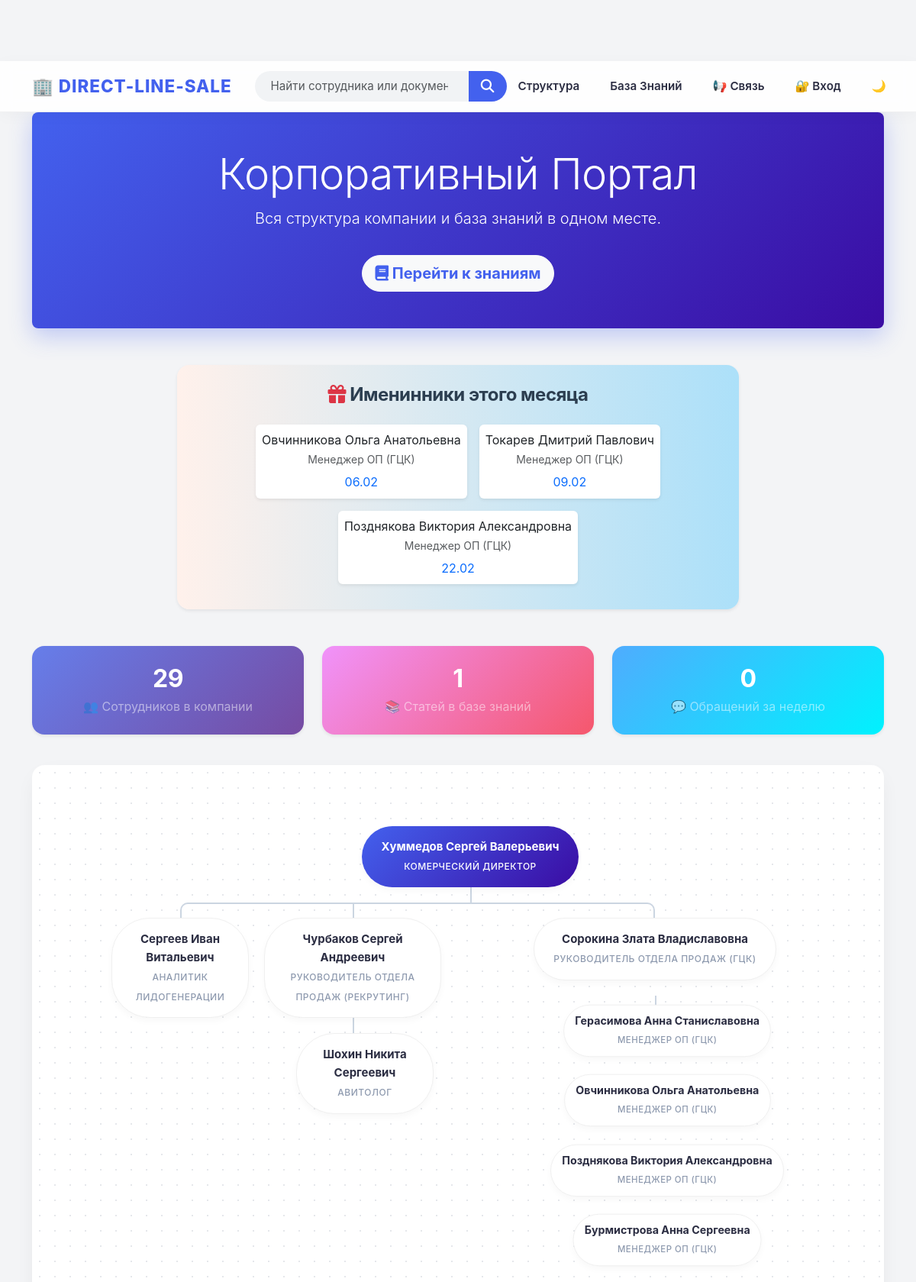
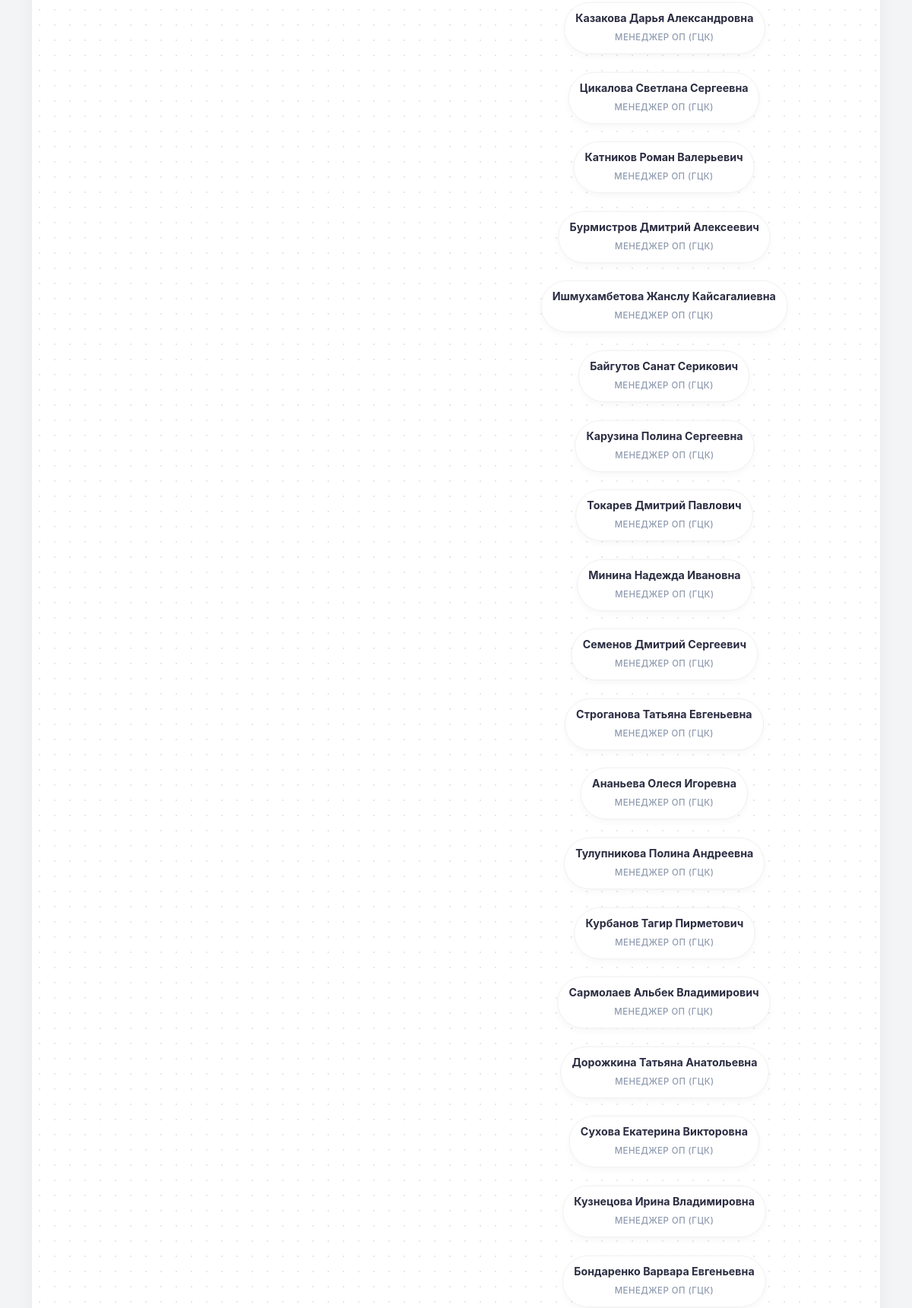
The page / (upper part) on the database its author committed (2 pictures, top to bottom).
### app.py (models this page shows, shortened)
class Employee(db.Model):
    id = db.Column(db.Integer, primary_key=True)
    name = db.Column(db.String(100), nullable=False, index=True)
    position = db.Column(db.String(100), nullable=False, index=True)
    birthday = db.Column(db.Date, nullable=True)
    email = db.Column(db.String(120), nullable=True)  # Если добавили
    telegram = db.Column(db.String(50), nullable=True)  # Если добавили
    manager_id = db.Column(db.Integer, db.ForeignKey(
        'employee.id'), nullable=True, index=True)
    children = db.relationship('Employee', backref=db.backref(
        'parent', remote_side=[id]), lazy='joined')

### app.py (the view)
@app.route('/')
def home():
    roots = Employee.query.filter_by(manager_id=None).all()
    from datetime import timedelta
    stats = {
        'total_employees': Employee.query.count(),
        'total_articles': Article.query.count(),
        'recent_feedback': Feedback.query.filter(
            Feedback.created_at >= datetime.now() - timedelta(days=7)
        ).count()
    }
    today = datetime.today()
    current_month = today.month
    all_employees = Employee.query.filter(Employee.birthday.is_not(None)).all()
    birthdays_this_month = []
    for emp in all_employees:
        if emp.birthday.month == current_month:
            birthdays_this_month.append(emp)
    birthdays_this_month.sort(key=lambda x: x.birthday.day)
    return render_template('index.html', roots=roots, birthdays=birthdays_this_month, stats=stats)

### templates/index.html (shortened to what this page needs)
{% extends "base.html" %}
{% block content %}
<div class="row mb-5">
    <div class="col-12">
        <div class="p-5 text-center text-white rounded-3"
            style="background: var(--primary-gradient); border-radius: 20px; box-shadow: 0 10px 30px rgba(67, 97, 238, 0.3);">
            <h1 class="display-4 font-weight-bold" style="color: white;">Корпоративный Портал</h1>
            <p class="lead">Вся структура компании и база знаний в одном месте.</p>
            <a href="/wiki" class="btn btn-light btn-lg mt-3"
                style="border-radius: 30px; font-weight: bold; color: var(--primary-color);">
                <i class="fa fa-book"></i> Перейти к знаниям
            </a>
        </div>
    </div>
</div>
{% if birthdays %}
<div class="row justify-content-center mb-5">
    <div class="col-md-8">
        <div class="card border-0 shadow-sm" style="background: linear-gradient(to right, #fff1eb 0%, #ace0f9 100%);">
            <div class="card-body text-center">
                <h4 style="color: #2c3e50;"><i class="fa fa-gift text-danger"></i> Именинники этого месяца</h4>
                <div class="d-flex justify-content-center flex-wrap mt-3">
                    {% for b in birthdays %}
                    <div class="m-2 p-2 bg-white rounded shadow-sm" style="min-width: 200px;">
                        <span class="d-block font-weight-bold">{{ b.name }}</span>
                        <small class="text-muted">{{ b.position }}</small>
                        <div class="text-primary font-weight-bold mt-1">
                            {{ b.birthday.strftime('%d.%m') }}
                        </div>
                    </div>
                    {% endfor %}
                </div>
            </div>
        </div>
    </div>
</div>
{% endif %}
<div class="row mb-4">
    <div class="col-md-4 mb-3">
        <div class="card border-0 shadow-sm text-center"
            style="background: linear-gradient(135deg, #667eea 0%, #764ba2 100%);">
            <div class="card-body py-4">
                <h2 class="mb-1 font-weight-bold text-white">{{ stats.total_employees }}</h2>
                <p class="mb-0 text-white-50">👥 Сотрудников в компании</p>
            </div>
        </div>
    </div>
    <div class="col-md-4 mb-3">
        <div class="card border-0 shadow-sm text-center"
            style="background: linear-gradient(135deg, #f093fb 0%, #f5576c 100%);">
            <div class="card-body py-4">
                <h2 class="mb-1 font-weight-bold text-white">{{ stats.total_articles }}</h2>
                <p class="mb-0 text-white-50">📚 Статей в базе знаний</p>
            </div>
        </div>
    </div>
    <div class="col-md-4 mb-3">
        <div class="card border-0 shadow-sm text-center"
            style="background: linear-gradient(135deg, #4facfe 0%, #00f2fe 100%);">
            <div class="card-body py-4">
                <h2 class="mb-1 font-weight-bold text-white">{{ stats.recent_feedback }}</h2>
                <p class="mb-0 text-white-50">💬 Обращений за неделю</p>
            </div>
        </div>
    </div>
</div>
{% macro render_tree(employee) %}
<li>
    <div class="tree-card" data-employee-id="{{ employee.id }}" style="cursor: pointer;">
        <span class="name">{{ employee.name }}</span>
        <span class="pos">{{ employee.position }}</span>
    </div>
    {% if employee.children %}
    <ul class="{{ 'grid-view' if employee.children|length > 8 else '' }}">
        {% for child in employee.children %}
        {{ render_tree(child) }}
        {% endfor %}
    </ul>
    {% endif %}
</li>
{% endmacro %}
<div class="tree-container">
    <div class="tree">
        <ul>
            {% for root in roots %}
            {{ render_tree(root) }}
            {% else %}
            <div class="alert alert-warning">
                Сотрудники не найдены. <a href="/admin">Добавьте их в админке</a> (у самых главных оставьте поле
                Руководитель пустым).
            </div>
            {% endfor %}
        </ul>
    </div>
</div>
{% endblock %}

### templates/base.html (shortened to what this page needs)
<!DOCTYPE html>
<html lang="ru">
<head>
    <link href="/admin/static/bootstrap/bootstrap4/css/bootstrap.min.css" rel="stylesheet">
    <link href="/admin/static/bootstrap/bootstrap4/css/font-awesome.min.css" rel="stylesheet">
    <link href="{{ url_for('static', filename='css/style.css') }}" rel="stylesheet">
</head>
<body>
    <nav class="navbar navbar-expand-lg sticky-top">
        <div class="container">
            <a class="navbar-brand" href="/">🏢 Direct-Line-Sale</a>
            <div class="collapse navbar-collapse" id="navbarNav">
                <form class="form-inline my-2 my-lg-0 ml-auto" action="/search" method="get" style="display: flex;">
                    <input class="form-control mr-sm-2 input-search" type="search" name="q"
                        placeholder="Найти сотрудника или документ..." aria-label="Search">
                    <button class="btn btn-search my-2 my-sm-0" type="submit">
                        <i class="fa fa-search"></i>
                    </button>
                </form>
                <div class="navbar-nav">
                    <a class="nav-link" href="/">Структура</a>
                    <a class="nav-link" href="/wiki">База Знаний</a>
                    <a class="nav-link" href="/feedback">📢 Связь</a>
                    {% if current_user.is_authenticated %}
                    <a class="nav-link" href="/profile">👤 {{ current_user.username }}</a>
                    <a class="nav-link" href="/logout">🚪 Выход</a>
                    {% if current_user.role == 'admin' %}
                    <a class="nav-link" href="/admin" target="_blank">⚙️ Админка</a>
                    {% endif %}
                    {% else %}
                    <a class="nav-link" href="/login">🔐 Вход</a>
                    {% endif %}
                    <button class="nav-link" id="darkModeToggle"
                        style="background: none; border: none; cursor: pointer; padding: 8px 15px;">
                        🌙
                    </button>
                </div>
            </div>
        </div>
    </nav>
    <div class="container">
        {% block content %}{% endblock %}
    </div>
</body>
</html>

### rows shown on the page
Employee: name "Овчинникова Ольга Анатольевна", position "Менеджер ОП (ГЦК)", birthday "06.02", position "МЕНЕДЖЕР ОП (ГЦК)"
Employee: name "Токарев Дмитрий Павлович", position "Менеджер ОП (ГЦК)", birthday "09.02", position "МЕНЕДЖЕР ОП (ГЦК)"
Employee: name "Позднякова Виктория Александровна", position "Менеджер ОП (ГЦК)", birthday "22.02", position "МЕНЕДЖЕР ОП (ГЦК)"
Employee: name "Хуммедов Сергей Валерьевич", position "КОМЕРЧЕСКИЙ ДИРЕКТОР"
Employee: name "Сергеев Иван Витальевич", position "АНАЛИТИК ЛИДОГЕНЕРАЦИИ"
Employee: name "Чурбаков Сергей Андреевич", position "РУКОВОДИТЕЛЬ ОТДЕЛА ПРОДАЖ (РЕКРУТИНГ)"
Employee: name "Шохин Никита Сергеевич", position "АВИТОЛОГ"
Employee: name "Сорокина Злата Владиславовна", position "РУКОВОДИТЕЛЬ ОТДЕЛА ПРОДАЖ (ГЦК)"
Employee: name "Герасимова Анна Станиславовна", position "МЕНЕДЖЕР ОП (ГЦК)"
Employee: name "Бурмистрова Анна Сергеевна", position "МЕНЕДЖЕР ОП (ГЦК)"
Employee: name "Казакова Дарья Александровна", position "МЕНЕДЖЕР ОП (ГЦК)"
Employee: name "Цикалова Светлана Сергеевна", position "МЕНЕДЖЕР ОП (ГЦК)"
Employee: name "Катников Роман Валерьевич", position "МЕНЕДЖЕР ОП (ГЦК)"
Employee: name "Бурмистров Дмитрий Алексеевич", position "МЕНЕДЖЕР ОП (ГЦК)"
Employee: name "Ишмухамбетова Жанслу Кайсагалиевна", position "МЕНЕДЖЕР ОП (ГЦК)"
Employee: name "Байгутов Санат Серикович", position "МЕНЕДЖЕР ОП (ГЦК)"
Employee: name "Карузина Полина Сергеевна", position "МЕНЕДЖЕР ОП (ГЦК)"
Employee: name "Минина Надежда Ивановна", position "МЕНЕДЖЕР ОП (ГЦК)"
Employee: name "Семенов Дмитрий Сергеевич", position "МЕНЕДЖЕР ОП (ГЦК)"
Employee: name "Строганова Татьяна Евгеньевна", position "МЕНЕДЖЕР ОП (ГЦК)"
Employee: name "Ананьева Олеся Игоревна", position "МЕНЕДЖЕР ОП (ГЦК)"
Employee: name "Тулупникова Полина Андреевна", position "МЕНЕДЖЕР ОП (ГЦК)"
Employee: name "Курбанов Тагир Пирметович", position "МЕНЕДЖЕР ОП (ГЦК)"
Employee: name "Сармолаев Альбек Владимирович", position "МЕНЕДЖЕР ОП (ГЦК)"
Employee: name "Дорожкина Татьяна Анатольевна", position "МЕНЕДЖЕР ОП (ГЦК)"
Employee: name "Сухова Екатерина Викторовна", position "МЕНЕДЖЕР ОП (ГЦК)"
Employee: name "Кузнецова Ирина Владимировна", position "МЕНЕДЖЕР ОП (ГЦК)"
Employee: name "Бондаренко Варвара Евгеньевна", position "МЕНЕДЖЕР ОП (ГЦК)"

### other values the page prints
{{ stats.total_employees }} "29"
{{ stats.total_articles }} "1"
{{ stats.recent_feedback }} "0"
